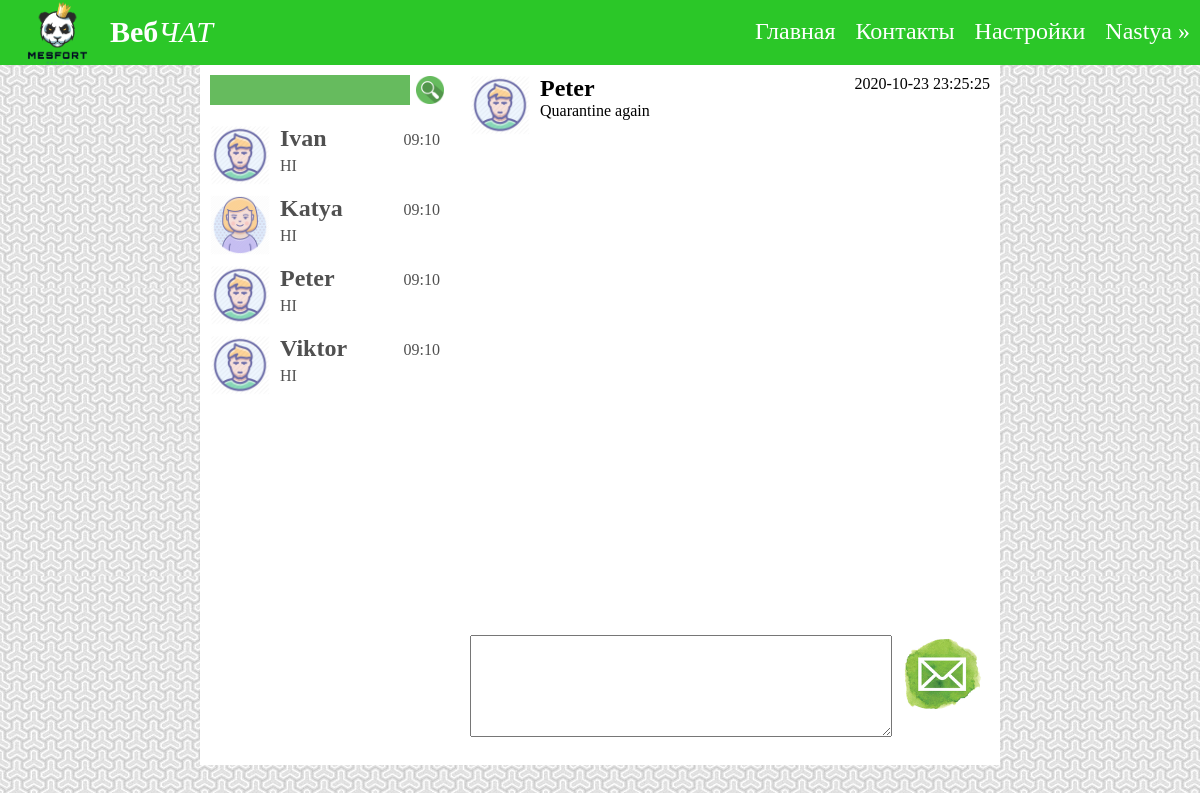
The page /chat.local/index.php?user=4 (signed in) on the database its author committed.
### tables this page shows
CREATE TABLE `polzovateli` (
  `id` int(11) NOT NULL,
  `name` varchar(255) NOT NULL,
  `phone` varchar(20) NOT NULL,
  `email` varchar(100) NOT NULL,
  `photo` varchar(255) NOT NULL,
  `password` varchar(255) NOT NULL
);

CREATE TABLE `messages` (
  `id` int(11) NOT NULL,
  `text` text NOT NULL,
  `user_id` varchar(3) NOT NULL,
  `user_id_2` varchar(3) NOT NULL,
  `photo` varchar(255) NOT NULL,
  `name` varchar(20) NOT NULL,
  `time` datetime NOT NULL DEFAULT current_timestamp()
);

### chat.local/configs/nastroyki.php (called while the page is built, shortened)
<?php
if(isset($_COOKIE["user_id"])){
	$polzovatel_id = $_COOKIE["user_id"];
}
?>

### chat.local/modules/spisok.php (the view)
<?php
$sql = "SELECT * FROM polzovateli";
$result = mysqli_query($connect, $sql);
$col_polzovateley = mysqli_num_rows($result);
if(isset($_GET["poisk-text"])){
	$sql = "SELECT * FROM `polzovateli` WHERE `name` LIKE '%" . $_GET["poisk-text"] . "%'";
	$result = mysqli_query($connect, $sql);
	$col_polzovateley = mysqli_num_rows($result);
	?>
	<div id="spisok">
<ul>
			<?php
				$i = 0;
				if(isset($_COOKIE["user_id"])) {
					while($i < $col_polzovateley){
						$polzovatel = mysqli_fetch_assoc($result);
						if($_COOKIE["user_id"] != $polzovatel["id"]) {
						echo "<li>";
						echo "<a href='/index.php?user=" . $polzovatel["id"] . "'>";
							echo "<div class=\"avatar\">
									<img src='" . $polzovatel["photo"] ."'>
								</div>";
							echo "<h2>" . $polzovatel["name"] . "</h2>";
							echo "<p>HI</p>";
							echo "<div class=\"time\">09:10</div>";
					echo "</a>";
				echo "</li>";
				$i++;
				}else{
				$i++;
			}
		}
	}
		?>
	</ul>
</div>
<?php
}else{
?>
<div id="spisok">
<ul>
			<?php
				$i = 0;
				if(isset($_COOKIE["user_id"])) {
					while($i < $col_polzovateley){
						$polzovatel = mysqli_fetch_assoc($result);
						if($_COOKIE["user_id"] != $polzovatel["id"]) {
						echo "<li>";
						echo "<a href='/index.php?user=" . $polzovatel["id"] . "'>";
							echo "<div class=\"avatar\">
									<img src='" . $polzovatel["photo"] ."'>
								</div>";
							echo "<h2>" . $polzovatel["name"] . "</h2>";
							echo "<p>HI</p>";
							echo "<div class=\"time\">09:10</div>";
					echo "</a>";
				echo "</li>";
				$i++;
				}else{
				$i++;
			}
		}
	}
		?>
	</ul>
</div>
<?php
}?>

### chat.local/chasty_site/shapka.php
<div id = "shapka">
	<div id = "logo">
		<img src = "/images/Mylogo.png"> <span><b>Веб</b><i>ЧАТ</i></span>
	</div>
	<div id = "menu">
		<a href="/">Главная</a>
		<a href="#" id="open-contact">Контакты</a>
		<a href="#" >Настройки</a>
		<?php
		if(isset($_COOKIE["user_id"])){
			$sql = "SELECT * FROM polzovateli WHERE id=" . $_COOKIE["user_id"];
			$result = mysqli_query($connect, $sql);
			$polzovatel = mysqli_fetch_assoc($result);
			?>
				<a href="vihod.php"><?php echo $polzovatel["name"]; ?>  &#187; </a>
			<?php
		}else{
		?>
		<a href="login.php">Войти</a>
		<?php
		}
		?>
	</div>
</div>

### chat.local/modules/messages.php
<ul>
	<?php
		if(isset($_GET["user"]) || isset($otpravleno_polzovatel_id)) {
			$user_id = null;
			if(isset($_GET["user"])) {
				$user_id = $_GET["user"];
			}else{
				$user_id = $otpravleno_polzovatel_id;
			}
		$sql = "SELECT * FROM messages " .
		" WHERE (user_id=" . $user_id .
			" AND user_id_2=" . $polzovatel_id . ") " .
			" OR (user_id=" . $polzovatel_id . " AND user_id_2=" . $user_id . ")";
		$result = mysqli_query($connect, $sql);
		$col_soobsheniy = mysqli_num_rows($result);
		$i = 0;
		while($i < $col_soobsheniy) {
					$sms = mysqli_fetch_assoc($result);
					?>
					<li>
						<div class="avatar">
									<img src="images/user.png">
								</div>
						<?php
							$sql = "SELECT name FROM polzovateli WHERE id=" . $sms["user_id_2"];
							$polzovatel = mysqli_query($connect, $sql);
							$polzovatel = mysqli_fetch_assoc($polzovatel);
							?>
						<h2><?php echo $polzovatel["name"];?></h2>
						<p><?php echo $sms["text"]; ?></p>
						<div class="time"><?php echo $sms["time"]; ?></div>
				</li>
				<?php
				$i++;
				}
				}
?>
</ul>

### chat.local/style.css (style rules this page uses)
html { height: 100%; }
body { margin: 0px; background-image: url(images/bg.jpg); height: 100%; }
#shapka { width: 100%; height: 65px; background: #2bc728; }
#logo { width: 115px; height: 100%; position: relative; float: left; }
#logo img { width: 100%; position: absolute; top: -22px; }
#logo span { font-size: 30px; position: absolute; top: 15px; left: 110px; color: white; }
#menu { float: right; height: 100%; }
#menu a { text-decoration: none; color: white; font-size: 24px; height: calc(100% - 18px); display: block; float: left; padding: 18px 10px 0px; }
#spisok { height: calc(100% - 50px); overflow-y: auto; }
#spisok ul { list-style: none; margin: 0; padding: 0; width: 100%; }
#spisok ul li { padding: 10px; position: relative; width: calc(100% - 20px); }
#spisok ul li a { text-decoration: none; color: #505050; }
#spisok ul .avatar { width: 60px; height: 60px; float: left; margin-right: 10px; }
#spisok ul .avatar img { width: 100%; height: 100%; }
#spisok ul li .time { position: absolute; top: 16px; right: 20px; }
#spisok h2, #spisok p { margin: 0; }
#spisok h2 { margin-bottom: 5px; }
#soobshenia ul { list-style: none; margin: 0; padding: 0; }
#soobshenia ul .avatar { width: 60px; height: 60px; float: left; margin-right: 10px; }
#soobshenia ul .avatar img { width: 100%; height: 100%; }
#soobshenia ul li { min-height: 50px; position: relative; padding: 10px; }
#soobshenia ul h2, #soobshenia ul p { margin: 0; }
#soobshenia ul .time { position: absolute; top: 10px; right: 10px; }

### rows shown on the page
polzovateli: name "Nastya"
polzovateli: photo (placeholder picture), name "Ivan"
polzovateli: photo (picture), name "Katya"
polzovateli: photo (placeholder picture), name "Peter"
polzovateli: photo (placeholder picture), name "Viktor"
messages: polzovateli.name "Peter", text "Quarantine again", time "2020-10-23 23:25:25"
